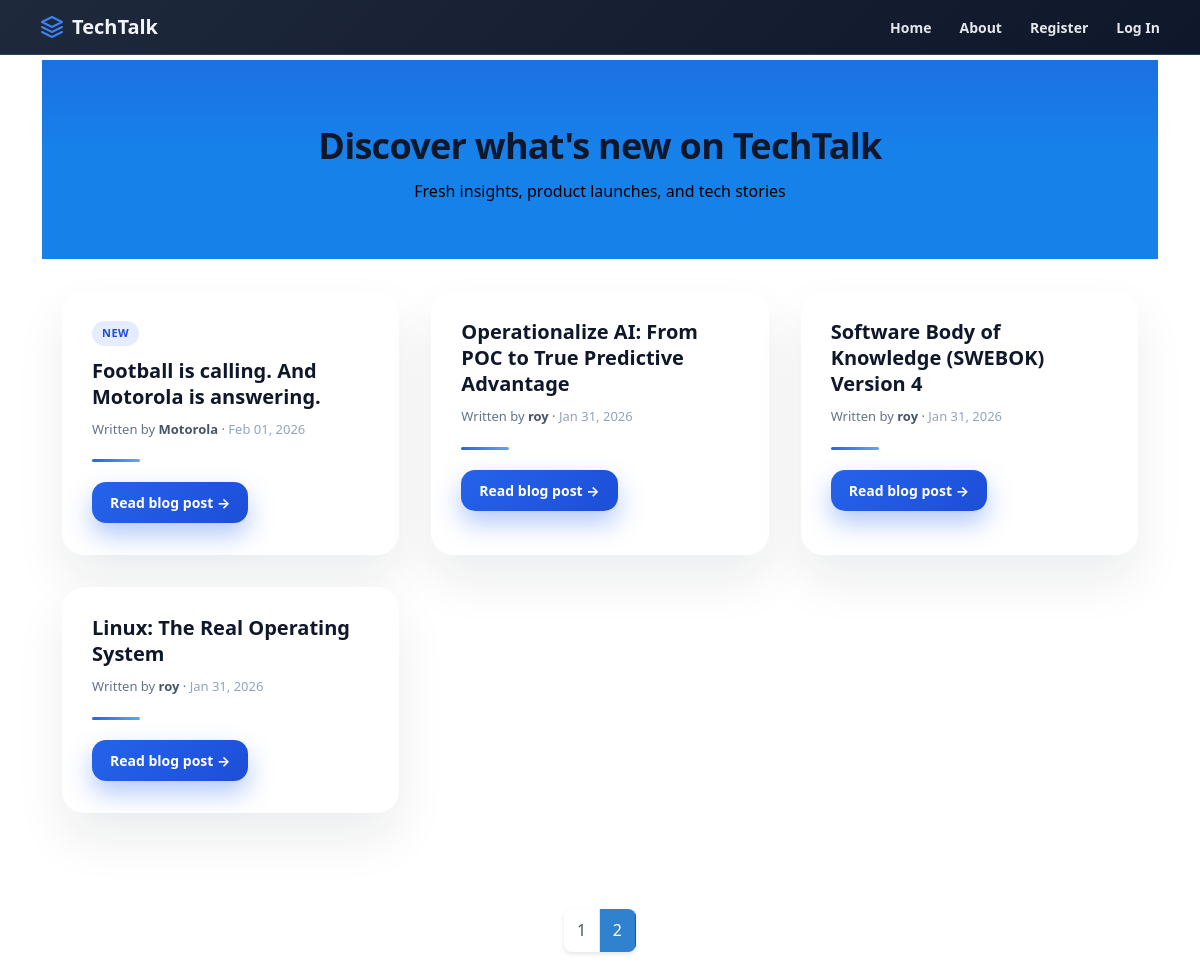
Screenshot of /?page=2 with the database file from the repository.
### Thetechblog/model.py (models this page shows, shortened)
class Blogpost(db.Model):
    users=db.relationship(User, overlaps="author,posts")
    id=db.Column(db.Integer,primary_key=True)
    user_id=db.Column(db.Integer,db.ForeignKey('users.id'),nullable=False)
    date=db.Column(db.DateTime,nullable=False,default=datetime.utcnow)
    title=db.Column(db.String(140),nullable=False)
    text=db.Column(db.Text,nullable=False)

class User(db.Model, UserMixin):
    __tablename__='users'
    id=db.Column(db.Integer,primary_key=True)
    profile_image=db.Column(db.String(20),nullable=False,default='default_profile.jpg')
    email=db.Column(db.String(64),unique=True,index=True)
    username=db.Column(db.String(64),unique=True,index=True)
    password_hash=db.Column(db.String(128))
    posts=db.relationship('Blogpost',backref='author',lazy=True)

### Thetechblog/core/views.py (the view)
@core.route('/')
def index():
    page=request.args.get('page',1,type=int)
    blog_posts=Blogpost.query.order_by(Blogpost.date.desc()).paginate(page=page,per_page=5)
    return render_template('index.html',blog_posts=blog_posts)

### Thetechblog/templates/index.html (shortened to what this page needs)
{% extends "base.html"%}
{% block content%}
<section
  style="
    padding: 64px 20px 40px;
    text-align: center;
     background:
    linear-gradient(180deg, rgba(31, 104, 222, 0.674) 0%, transparent 45%),
    #1781ea;
"
>
  <h1
    style="
      margin: 0;
      font-size: 36px;
      font-weight: 900;
      color: #0f172a;
      letter-spacing: -0.02em;
    "
  >
    Discover what's new on TechTalk
  </h1>
  <p
    style="
      margin-top: 12px;
      font-size: 16px;
      color: #000000;
    "
  >
    Fresh insights, product launches, and tech stories
  </p>
</section>
<section
  style="
    padding: 32px 20px 64px;
    display: grid;
    grid-template-columns: repeat(auto-fit, minmax(320px, 1fr));
    gap: 32px;
    max-width: 1200px;
    margin: 0 auto;
  "
>
{%for post in blog_posts.items%}
  <div
    style="
      background: #ffffff;
      border-radius: 22px;
      padding: 28px 30px 32px;
      box-shadow: 0 25px 50px rgba(15,23,42,0.08);
      transition: transform 0.3s ease, box-shadow 0.3s ease;
    "
    onmouseover="
      this.style.transform='translateY(-6px)';
      this.style.boxShadow='0 35px 70px rgba(59,130,246,0.35)';
    "
    onmouseout="
      this.style.transform='translateY(0)';
      this.style.boxShadow='0 25px 50px rgba(15,23,42,0.08)';
    "
  >
    {% if loop.first %}
    <div
      style="
        display: inline-block;
        margin-bottom: 12px;
        padding: 4px 10px;
        font-size: 11px;
        font-weight: 700;
        letter-spacing: 0.04em;
        text-transform: uppercase;
        color: #1d4ed8;
        background: rgba(37,99,235,0.12);
        border-radius: 999px;
      "
    >
      New
    </div>
    {% endif %}
    <a
      href="{{url_for('blogposts.blog_post',blog_post_id=post.id)}}"
      style="
        font-size: 20px;
        font-weight: 800;
        color: #0f172a;
        text-decoration: none;
        line-height: 1.3;
        display: block;
        transition: color 0.25s ease;
      "
      onmouseover="this.style.color='#2563eb';"
      onmouseout="this.style.color='#0f172a';"
    >
      {{post.title}}
    </a>
    <div style="margin-top: 10px; font-size: 13px; color: #64748b;">
      Written by
      <a
        href="{{url_for('users.user_posts',username=post.author.username)}}"
        style="
          color: #475569;
          font-weight: 600;
          text-decoration: none;
        "
        onmouseover="this.style.color='#2563eb';"
        onmouseout="this.style.color='#475569';"
      >
        {{post.author.username}}
      </a>
      · <span style="color:#94a3b8;">{{post.date.strftime('%b %d, %Y')}}</span>
    </div>
    <div
      style="
        height: 3px;
        width: 48px;
        background: linear-gradient(90deg, #2563eb, #60a5fa);
        border-radius: 999px;
        margin: 20px 0;
      "
    ></div>
    <a
      href="{{url_for('blogposts.blog_post',blog_post_id=post.id)}}"
      style="
        display: inline-flex;
        align-items: center;
        gap: 6px;
        padding: 10px 18px;
        border-radius: 14px;
        background: linear-gradient(135deg, #2563eb, #1d4ed8);
        color: #ffffff;
        font-size: 14px;
        font-weight: 700;
        text-decoration: none;
        box-shadow: 0 12px 26px rgba(37,99,235,0.35);
        transition: transform 0.25s ease, box-shadow 0.25s ease;
      "
      onmouseover="
        this.style.transform='translateY(-2px)';
        this.style.boxShadow='0 18px 40px rgba(37,99,235,0.45)';
      "
      onmouseout="
        this.style.transform='translateY(0)';
        this.style.boxShadow='0 12px 26px rgba(37,99,235,0.35)';
      "
    >
      Read blog post →
    </a>
  </div>
{%endfor%}
</section>
<nav aria-label="Page navigation" style="display: flex; justify-content: center; margin-top: 2rem; padding: 0 20px 40px;">
    <ul style="display: flex; list-style: none; margin: 0; padding: 0; background: white; border-radius: 8px; box-shadow: 0 2px 4px rgba(0, 0, 0, 0.1); overflow: hidden;">
        {% for page_num in blog_posts.iter_pages(left_edge=1,right_edge=1,left_current=1,right_current=2) %}
            {% if blog_posts.page == page_num %}
        <li style="margin: 0;"><a href="{{url_for('core.index',page=page_num)}}" style="display: block; padding: 0.6rem 0.8rem; background: #3182ce; color: white; text-decoration: none; font-weight: 500; border-right: 1px solid #2c5282;">{{page_num}}</a></li>
            {% else %}
        <li style="margin: 0;"><a href="{{url_for('core.index',page=page_num)}}" style="display: block; padding: 0.6rem 0.8rem; color: #4a5568; text-decoration: none; font-weight: 500; transition: all 0.2s ease; border-right: 1px solid #e2e8f0;" onmouseover="this.style.background='#f7fafc'; this.style.color='#2d3748';" onmouseout="this.style.background='white'; this.style.color='#4a5568';">{{page_num}}</a></li>
            {% endif %}
        {% endfor %}
    </ul>
</nav>
{%endblock%}

### rows the page displays
Blogpost: shows "NEW", title "Football is calling. And Motorola is answering.", author.username "Motorola", date "Feb 01, 2026"
Blogpost: title "Operationalize AI: From POC to True Predictive Advantage", author.username "roy", date "Jan 31, 2026"
Blogpost: title "Software Body of Knowledge (SWEBOK) Version 4", author.username "roy", date "Jan 31, 2026"
Blogpost: title "Linux: The Real Operating System", author.username "roy", date "Jan 31, 2026"

### other values shown
{{ page_num }} "1"
{{ page_num }} "2"
